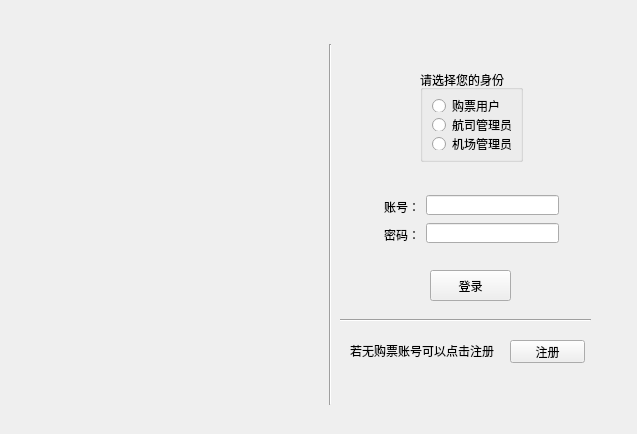
<?xml version="1.0" encoding="UTF-8"?>
<ui version="4.0">
 <class>Form</class>
 <widget class="QWidget" name="Form">
  <property name="geometry">
   <rect>
    <x>0</x>
    <y>0</y>
    <width>637</width>
    <height>434</height>
   </rect>
  </property>
  <property name="windowTitle">
   <string>航空联盟管理系统</string>
  </property>
  <widget class="QLineEdit" name="lineEditUserName">
   <property name="geometry">
    <rect>
     <x>426</x>
     <y>195</y>
     <width>133</width>
     <height>20</height>
    </rect>
   </property>
   <property name="sizePolicy">
    <sizepolicy hsizetype="Fixed" vsizetype="Fixed">
     <horstretch>0</horstretch>
     <verstretch>0</verstretch>
    </sizepolicy>
   </property>
  </widget>
  <widget class="QLineEdit" name="lineEditPassword">
   <property name="geometry">
    <rect>
     <x>426</x>
     <y>223</y>
     <width>133</width>
     <height>20</height>
    </rect>
   </property>
   <property name="sizePolicy">
    <sizepolicy hsizetype="Fixed" vsizetype="Fixed">
     <horstretch>0</horstretch>
     <verstretch>0</verstretch>
    </sizepolicy>
   </property>
  </widget>
  <widget class="QLabel" name="label">
   <property name="geometry">
    <rect>
     <x>384</x>
     <y>199</y>
     <width>36</width>
     <height>16</height>
    </rect>
   </property>
   <property name="sizePolicy">
    <sizepolicy hsizetype="Fixed" vsizetype="Fixed">
     <horstretch>0</horstretch>
     <verstretch>0</verstretch>
    </sizepolicy>
   </property>
   <property name="text">
    <string>账号：</string>
   </property>
  </widget>
  <widget class="QLabel" name="label_2">
   <property name="geometry">
    <rect>
     <x>384</x>
     <y>227</y>
     <width>36</width>
     <height>16</height>
    </rect>
   </property>
   <property name="sizePolicy">
    <sizepolicy hsizetype="Fixed" vsizetype="Fixed">
     <horstretch>0</horstretch>
     <verstretch>0</verstretch>
    </sizepolicy>
   </property>
   <property name="text">
    <string>密码：</string>
   </property>
  </widget>
  <widget class="Line" name="line">
   <property name="geometry">
    <rect>
     <x>320</x>
     <y>44</y>
     <width>20</width>
     <height>361</height>
    </rect>
   </property>
   <property name="orientation">
    <enum>Qt::Vertical</enum>
   </property>
  </widget>
  <widget class="QPushButton" name="LoginButton">
   <property name="geometry">
    <rect>
     <x>430</x>
     <y>270</y>
     <width>81</width>
     <height>31</height>
    </rect>
   </property>
   <property name="sizePolicy">
    <sizepolicy hsizetype="Fixed" vsizetype="Fixed">
     <horstretch>0</horstretch>
     <verstretch>0</verstretch>
    </sizepolicy>
   </property>
   <property name="layoutDirection">
    <enum>Qt::LeftToRight</enum>
   </property>
   <property name="text">
    <string>登录</string>
   </property>
   <property name="autoRepeatDelay">
    <number>300</number>
   </property>
  </widget>
  <widget class="QPushButton" name="SignButton">
   <property name="geometry">
    <rect>
     <x>510</x>
     <y>340</y>
     <width>75</width>
     <height>23</height>
    </rect>
   </property>
   <property name="sizePolicy">
    <sizepolicy hsizetype="Fixed" vsizetype="Fixed">
     <horstretch>0</horstretch>
     <verstretch>0</verstretch>
    </sizepolicy>
   </property>
   <property name="text">
    <string>注册</string>
   </property>
  </widget>
  <widget class="QLabel" name="label_3">
   <property name="geometry">
    <rect>
     <x>350</x>
     <y>340</y>
     <width>151</width>
     <height>21</height>
    </rect>
   </property>
   <property name="sizePolicy">
    <sizepolicy hsizetype="Fixed" vsizetype="Fixed">
     <horstretch>0</horstretch>
     <verstretch>0</verstretch>
    </sizepolicy>
   </property>
   <property name="text">
    <string>若无购票账号可以点击注册</string>
   </property>
  </widget>
  <widget class="QLabel" name="label_4">
   <property name="geometry">
    <rect>
     <x>30</x>
     <y>40</y>
     <width>270</width>
     <height>365</height>
    </rect>
   </property>
   <property name="sizePolicy">
    <sizepolicy hsizetype="Fixed" vsizetype="Fixed">
     <horstretch>0</horstretch>
     <verstretch>0</verstretch>
    </sizepolicy>
   </property>
   <property name="text">
    <string/>
   </property>
   <property name="pixmap">
    <pixmap resource="images.qrc">:/Images/login.png</pixmap>
   </property>
   <property name="scaledContents">
    <bool>true</bool>
   </property>
  </widget>
  <widget class="QGroupBox" name="groupBox">
   <property name="geometry">
    <rect>
     <x>420</x>
     <y>70</y>
     <width>103</width>
     <height>92</height>
    </rect>
   </property>
   <property name="sizePolicy">
    <sizepolicy hsizetype="Fixed" vsizetype="Fixed">
     <horstretch>0</horstretch>
     <verstretch>0</verstretch>
    </sizepolicy>
   </property>
   <property name="title">
    <string>请选择您的身份</string>
   </property>
   <layout class="QVBoxLayout" name="verticalLayout_3">
    <item>
     <widget class="QRadioButton" name="Ticket_User_Button">
      <property name="sizePolicy">
       <sizepolicy hsizetype="Fixed" vsizetype="Fixed">
        <horstretch>0</horstretch>
        <verstretch>0</verstretch>
       </sizepolicy>
      </property>
      <property name="text">
       <string>购票用户</string>
      </property>
      <property name="checkable">
       <bool>true</bool>
      </property>
      <property name="checked">
       <bool>false</bool>
      </property>
     </widget>
    </item>
    <item>
     <widget class="QRadioButton" name="Airline_User_Button">
      <property name="sizePolicy">
       <sizepolicy hsizetype="Fixed" vsizetype="Fixed">
        <horstretch>0</horstretch>
        <verstretch>0</verstretch>
       </sizepolicy>
      </property>
      <property name="text">
       <string>航司管理员</string>
      </property>
     </widget>
    </item>
    <item>
     <widget class="QRadioButton" name="Airport_User_Button">
      <property name="sizePolicy">
       <sizepolicy hsizetype="Fixed" vsizetype="Fixed">
        <horstretch>0</horstretch>
        <verstretch>0</verstretch>
       </sizepolicy>
      </property>
      <property name="text">
       <string>机场管理员</string>
      </property>
     </widget>
    </item>
   </layout>
  </widget>
  <widget class="Line" name="line_2">
   <property name="geometry">
    <rect>
     <x>340</x>
     <y>310</y>
     <width>251</width>
     <height>20</height>
    </rect>
   </property>
   <property name="orientation">
    <enum>Qt::Horizontal</enum>
   </property>
  </widget>
 </widget>
 <resources>
  <include location="images.qrc"/>
 </resources>
 <connections/>
</ui>
